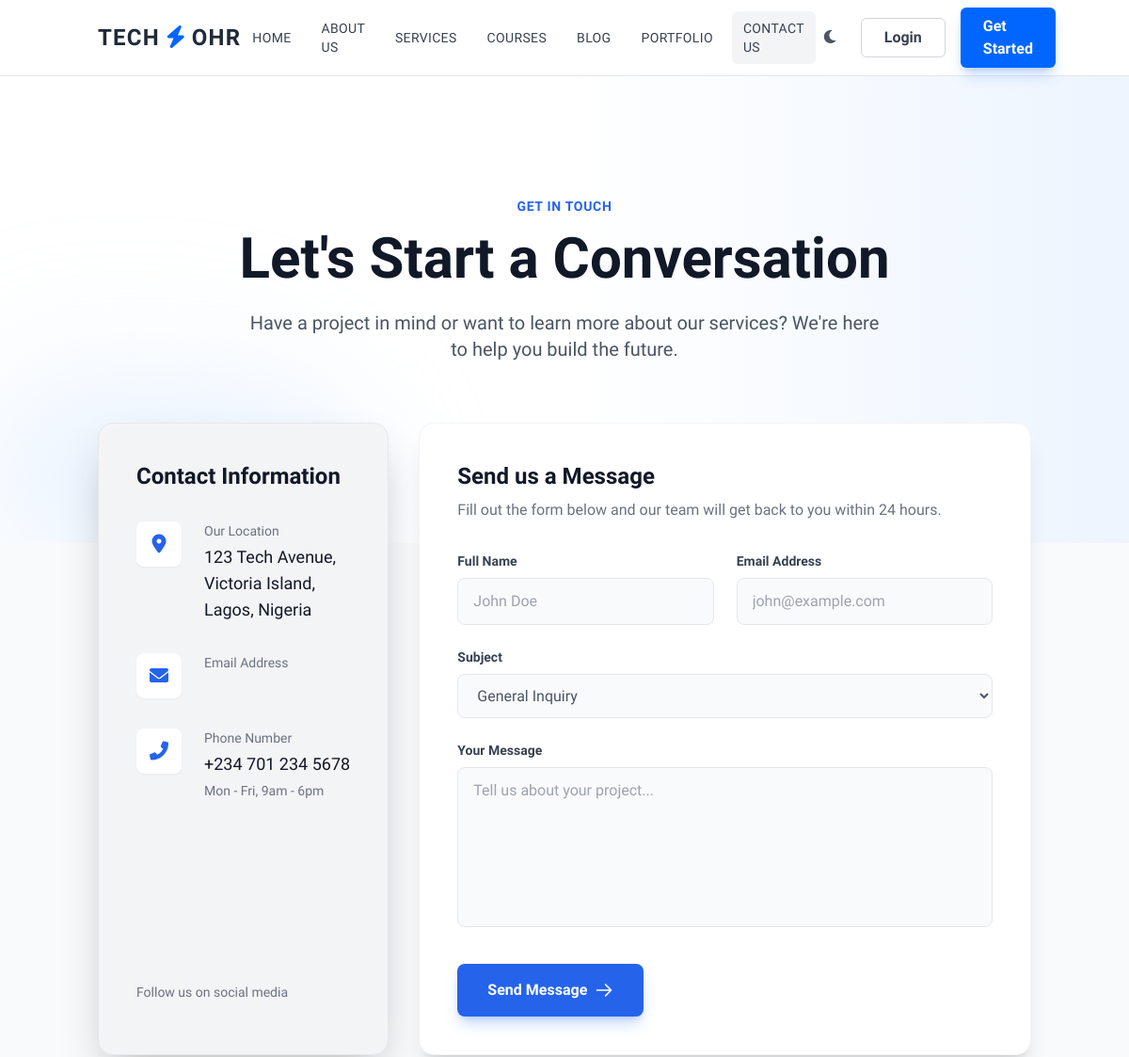
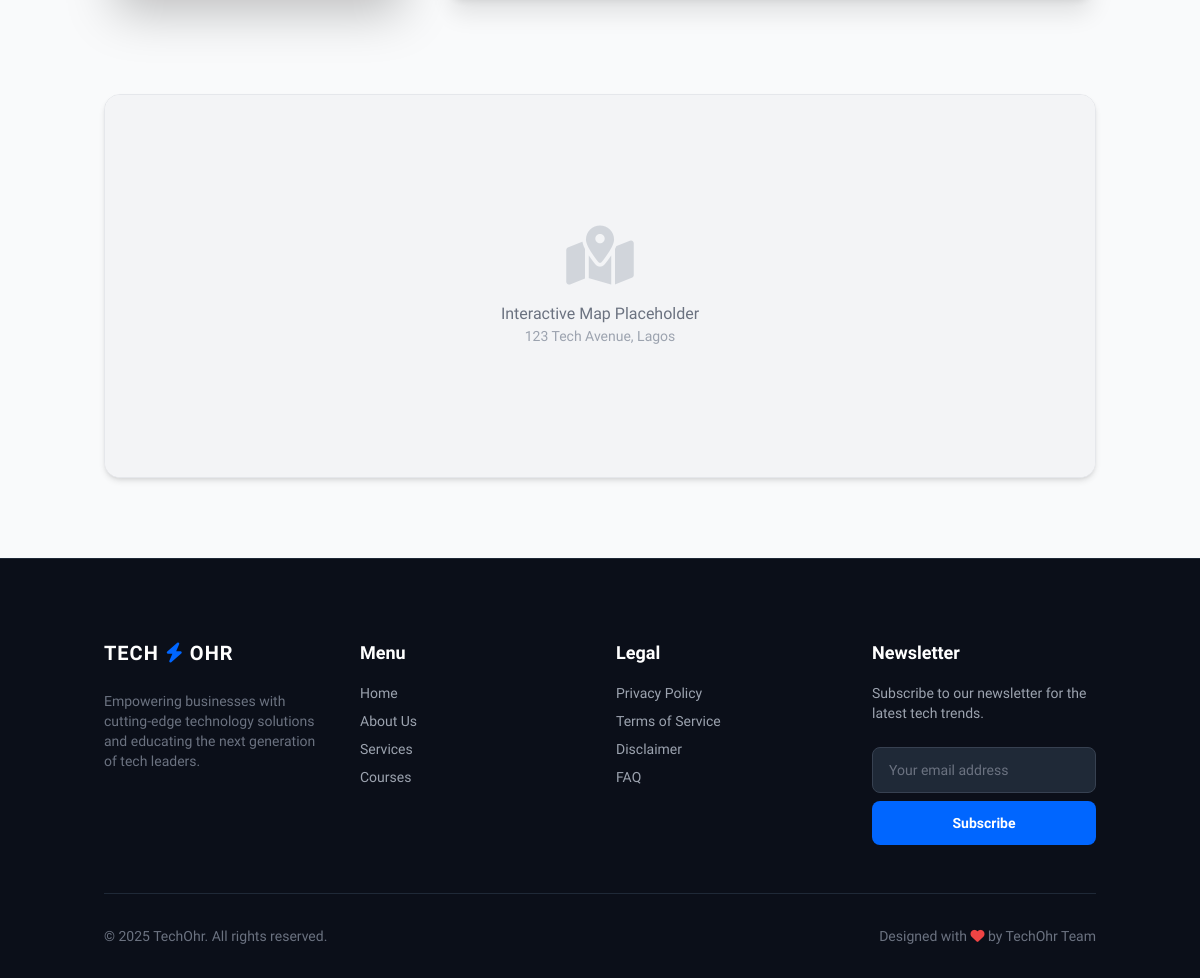
Page /contact/ on the earlier database version (2 pictures, top to bottom).
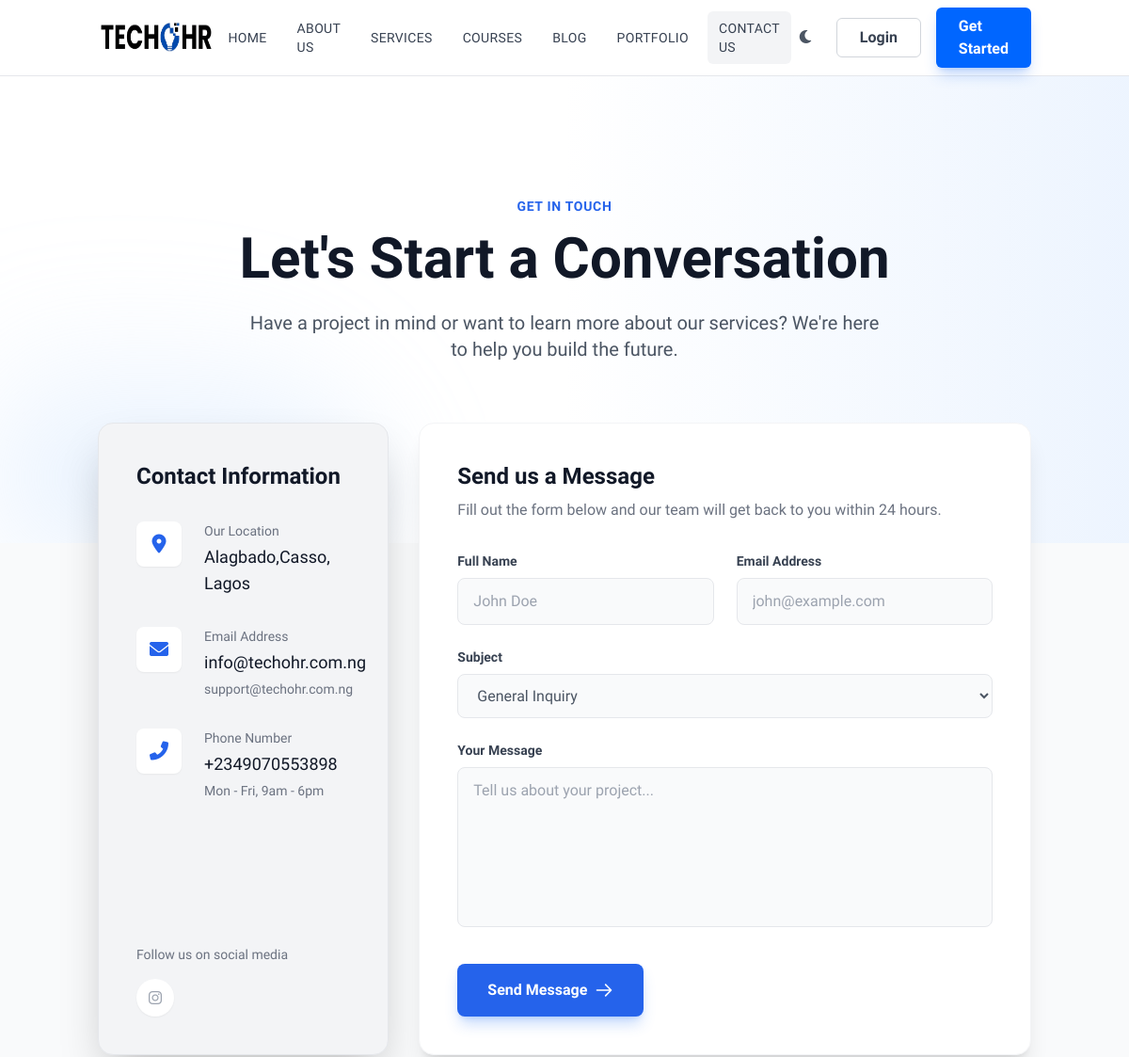
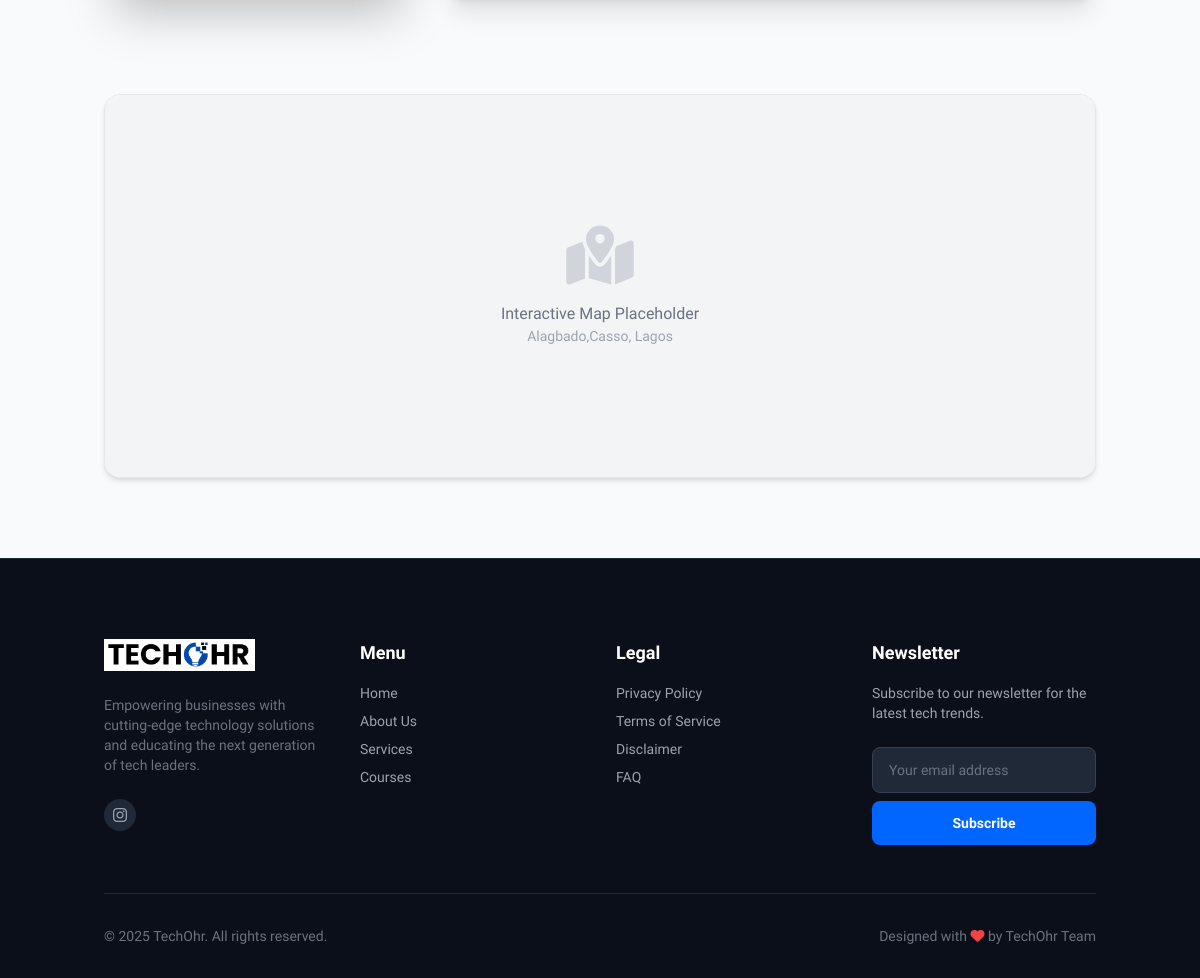
Same page on the later database version (2 pictures, top to bottom).
### core/models.py (models this page shows, shortened)
class SiteSettings(models.Model):
    site_name = models.CharField(max_length=200, default='TechOhr')
    logo = models.ImageField(upload_to='settings/logo/', blank=True, null=True)
    favicon = models.ImageField(upload_to='settings/favicon/', blank=True, null=True)
    logo_light = models.ImageField(upload_to='settings/logo/', blank=True, null=True)
    logo_dark = models.ImageField(upload_to='settings/logo/', blank=True, null=True)
    address = models.CharField(max_length=255, blank=True)
    email_primary = models.EmailField(blank=True)
    email_support = models.EmailField(blank=True)
    phone_primary = models.CharField(max_length=50, blank=True)
    facebook_url = models.URLField(blank=True)
    twitter_url = models.URLField(blank=True)
    linkedin_url = models.URLField(blank=True)
    instagram_url = models.URLField(blank=True)
    map_embed_url = models.URLField(blank=True, help_text="Paste the Google Maps embed URL")
    updated_at = models.DateTimeField(auto_now=True)

### core/views.py (the view, shortened to what this page needs)
# urls.py: path('contact/', views.contact, name='contact'),
def contact(request):
    return render(request, 'core/contact.html')

### core/context_processors.py (called while the page is built)
def site_settings(request):
    settings_obj = SiteSettings.objects.first()
    stats_obj = CompanyStats.objects.first()
    return {
        'site_settings': settings_obj,
        'company_stats': stats_obj,
    }

### templates/core/contact.html (shortened to what the changed rows need)
{% extends 'base.html' %}
{% block content %}
<section class="relative bg-white dark:bg-dark pt-32 pb-48 overflow-hidden transition-colors duration-300">
    <div class="container mx-auto px-4 relative z-10 text-center">
        <h1 class="text-5xl md:text-6xl font-bold text-gray-900 dark:text-white mb-6 leading-tight transition-colors duration-300 animate-fade-in-up delay-100">Let's Start a Conversation</h1>
    </div>
</section>
<section class="relative -mt-32 pb-24 z-20 animate-fade-in-up delay-300">
    <div class="container mx-auto px-4">
        <div class="grid grid-cols-1 lg:grid-cols-3 gap-8 max-w-6xl mx-auto">
            <div class="bg-gray-100 dark:bg-[#111827] p-10 rounded-2xl shadow-2xl border border-gray-200 dark:border-gray-800 text-gray-900 dark:text-white h-full flex flex-col justify-between transition-colors duration-300">
                <div>
                    <div class="space-y-8">
                        <div class="flex items-start group">
                            <div class="ml-6">
                                <p class="text-sm text-gray-500 dark:text-gray-400 mb-1 transition-colors duration-300">Our Location</p>
                                <p class="font-medium text-lg transition-colors duration-300">{{ site_settings.address|default:'123 Tech Avenue, Victoria Island, Lagos, Nigeria' }}</p>
                            </div>
                        </div>
                        <div class="flex items-start group">
                            <div class="ml-6">
                                <p class="text-sm text-gray-500 dark:text-gray-400 mb-1 transition-colors duration-300">Email Address</p>
                                {% if site_settings.email_primary %}
                                <a href="mailto:{{ site_settings.email_primary }}" class="font-medium text-lg hover:text-blue-600 dark:hover:text-primary transition duration-300">{{ site_settings.email_primary }}</a>
                                {% endif %}
                                {% if site_settings.email_support %}
                                <p class="text-sm text-gray-500 mt-1 transition-colors duration-300">{{ site_settings.email_support }}</p>
                                {% endif %}
                            </div>
                        </div>
                        <div class="flex items-start group">
                            <div class="ml-6">
                                <p class="text-sm text-gray-500 dark:text-gray-400 mb-1 transition-colors duration-300">Phone Number</p>
                                <a href="tel:{{ site_settings.phone_primary|default:'+2347012345678' }}" class="font-medium text-lg hover:text-blue-600 dark:hover:text-primary transition duration-300">{{ site_settings.phone_primary|default:'+234 701 234 5678' }}</a>
                                <p class="text-sm text-gray-500 mt-1 transition-colors duration-300">Mon - Fri, 9am - 6pm</p>
                            </div>
                        </div>
                    </div>
                </div>
                <div class="mt-12">
                    <div class="flex space-x-4">
                        {% if site_settings.instagram_url %}
                        <a href="{{ site_settings.instagram_url }}" class="w-10 h-10 rounded-full bg-white dark:bg-gray-800 flex items-center justify-center text-gray-400 hover:bg-blue-600 dark:hover:bg-primary hover:text-white transition shadow-sm"><i class="fab fa-instagram"></i></a>
                        {% endif %}
                    </div>
                </div>
            </div>
        </div>
    </div>
</section>
<section class="bg-gray-50 dark:bg-[#0B0F19] pb-20 transition-colors duration-300 animate-fade-in-up">
    <div class="container mx-auto px-4">
        <div class="max-w-6xl mx-auto bg-white dark:bg-gray-800 rounded-2xl overflow-hidden shadow-md h-96 relative border border-gray-200 dark:border-gray-700 transition-colors duration-300">
            {% if site_settings.map_embed_url %}
            <iframe src="{{ site_settings.map_embed_url }}" width="100%" height="100%" style="border:0;" allowfullscreen="" loading="lazy"></iframe>
            {% else %}
            <div class="absolute inset-0 bg-gray-100 dark:bg-gray-800 flex items-center justify-center transition-colors duration-300">
                <div class="text-center">
                    <i class="fas fa-map-marked-alt text-6xl text-gray-300 dark:text-gray-600 mb-4 transition-colors duration-300"></i>
                    <p class="text-gray-500 dark:text-gray-400 font-medium transition-colors duration-300">Interactive Map Placeholder</p>
                    <p class="text-sm text-gray-400 dark:text-gray-500 transition-colors duration-300">{{ site_settings.address|default:'123 Tech Avenue, Lagos' }}</p>
                </div>
            </div>
            {% endif %}
        </div>
    </div>
</section>
{% endblock %}

### templates/partials/navbar.html (shortened to what the changed rows need)
<nav class="bg-white dark:bg-dark text-gray-800 dark:text-white sticky top-0 z-50 border-b border-gray-200 dark:border-gray-800" x-data="{ open: false, scrolled: false }" @scroll.window="scrolled = (window.pageYOffset > 20)">
    <div class="container mx-auto px-4">
        <div class="flex justify-between items-center h-20">
            <a href="{% url 'home' %}" class="flex items-center space-x-2 z-50 relative">
                {% if site_settings %}
                    {% if not site_settings.logo_light and not site_settings.logo_dark and site_settings.logo %}
                        <img src="{{ site_settings.logo.url }}" alt="{{ site_settings.site_name }}" class="h-10 w-auto">
                    {% endif %}
                {% else %}
                    <span class="text-2xl font-bold tracking-wider">TECH</span>
                    <span class="text-primary text-2xl"><i class="fas fa-bolt"></i></span>
                    <span class="text-2xl font-bold tracking-wider">OHR</span>
                {% endif %}
            </a>
        </div>
    </div>
</nav>

### templates/partials/footer.html (shortened to what this page needs)
<footer class="bg-dark text-white pt-20 pb-8 border-t border-gray-800">
    <div class="container mx-auto px-4">
        <div class="grid grid-cols-1 md:grid-cols-4 gap-8">
            <div class="col-span-1 md:col-span-1">
                <a href="{% url 'home' %}" class="flex items-center space-x-2 mb-6">
                    {% if site_settings and site_settings.logo %}
                        <img src="{{ site_settings.logo.url }}" alt="{{ site_settings.site_name }}" class="h-8 w-auto">
                    {% else %}
                        <span class="text-xl font-bold tracking-wider">TECH</span>
                        <span class="text-primary text-xl"><i class="fas fa-bolt"></i></span>
                        <span class="text-xl font-bold tracking-wider">OHR</span>
                    {% endif %}
                </a>
                <p class="text-gray-500 text-sm mb-6 max-w-xs">
                    Empowering businesses with cutting-edge technology solutions and educating the next generation of tech leaders.
                </p>
                <div class="flex space-x-4">
                    {% if site_settings and site_settings.instagram_url %}
                    <a href="{{ site_settings.instagram_url }}" class="w-8 h-8 rounded-full bg-gray-800 flex items-center justify-center text-gray-400 hover:bg-primary hover:text-white transition"><i class="fab fa-instagram"></i></a>
                    {% endif %}
                </div>
            </div>
            <div>
                <h3 class="text-lg font-bold mb-4 text-white">Menu</h3>
                <ul class="space-y-2 text-sm text-gray-400">
                    <li><a href="{% url 'home' %}" class="hover:text-primary transition">Home</a></li>
                    <li><a href="{% url 'about' %}" class="hover:text-primary transition">About Us</a></li>
                    <li><a href="{% url 'service_list' %}" class="hover:text-primary transition">Services</a></li>
                    <li><a href="{% url 'course_list' %}" class="hover:text-primary transition">Courses</a></li>
                </ul>
            </div>
            <div>
                <h3 class="text-lg font-bold mb-4 text-white">Legal</h3>
                <ul class="space-y-2 text-sm text-gray-400">
                    <li><a href="#" class="hover:text-primary transition">Privacy Policy</a></li>
                    <li><a href="#" class="hover:text-primary transition">Terms of Service</a></li>
                    <li><a href="#" class="hover:text-primary transition">Disclaimer</a></li>
                    <li><a href="#" class="hover:text-primary transition">FAQ</a></li>
                </ul>
            </div>
            <div>
                <h3 class="text-lg font-bold mb-4 text-white">Newsletter</h3>
                <p class="text-gray-400 text-sm mb-4">Subscribe to our newsletter for the latest tech trends.</p>
                <form action="{% url 'subscribe' %}" method="post" class="flex flex-col space-y-2">
                    <input type="email" name="email" placeholder="Your email address" required class="px-4 py-3 bg-gray-800 border border-gray-700 rounded-lg text-white focus:outline-none focus:border-primary placeholder-gray-500 text-sm">
                    <button type="submit" class="px-4 py-3 bg-primary text-white font-bold rounded-lg hover:bg-blue-600 transition text-sm">Subscribe</button>
                </form>
            </div>
        </div>
        <div class="border-t border-gray-800 mt-12 pt-8 flex flex-col md:flex-row justify-between items-center text-sm text-gray-500">
            <p>&copy; {% now "Y" %} {{ site_settings.site_name|default:'TechOhr' }}. All rights reserved.</p>
            <p>Designed with <i class="fas fa-heart text-red-500"></i> by TechOhr Team</p>
        </div>
    </div>
</footer>

Differences in the rows shown:
added SiteSettings: logo (picture), address "Alagbado,Casso, Lagos", email_primary "info@techohr.com.ng", email_support "support@techohr.com.ng", phone_primary "+2349070553898", site_name "TechOhr"
Other differences:
{{ site_settings.phone_primary|default:'+234 701 234 5678' }}: "+234 701 234 5678" → (not shown)
{{ site_settings.address|default:'123 Tech Avenue, Lagos' }}: "123 Tech Avenue, Lagos" → (not shown)
{{ site_settings.site_name|default:'TechOhr' }}: "TechOhr" → (not shown)
text no longer shown: "TECH OHR 123 Tech Avenue, Victoria Island, Lagos, Nigeria TECH OHR"
